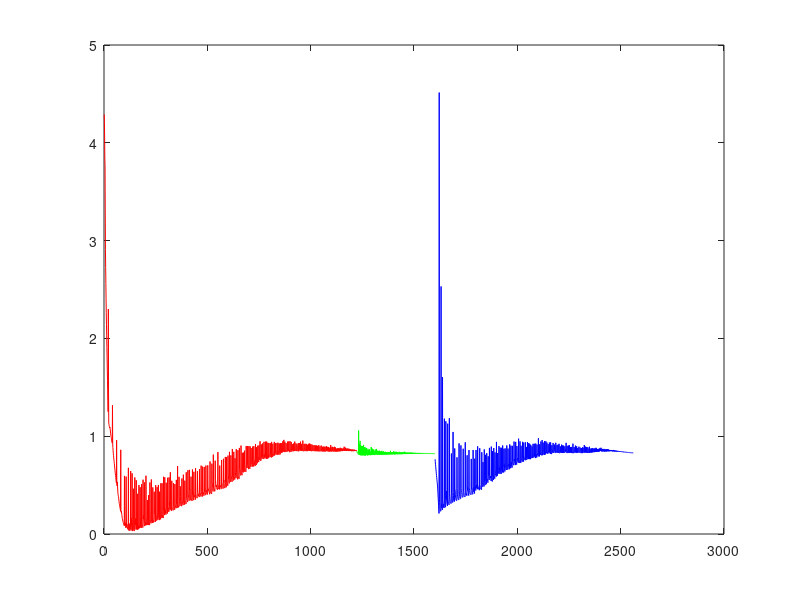
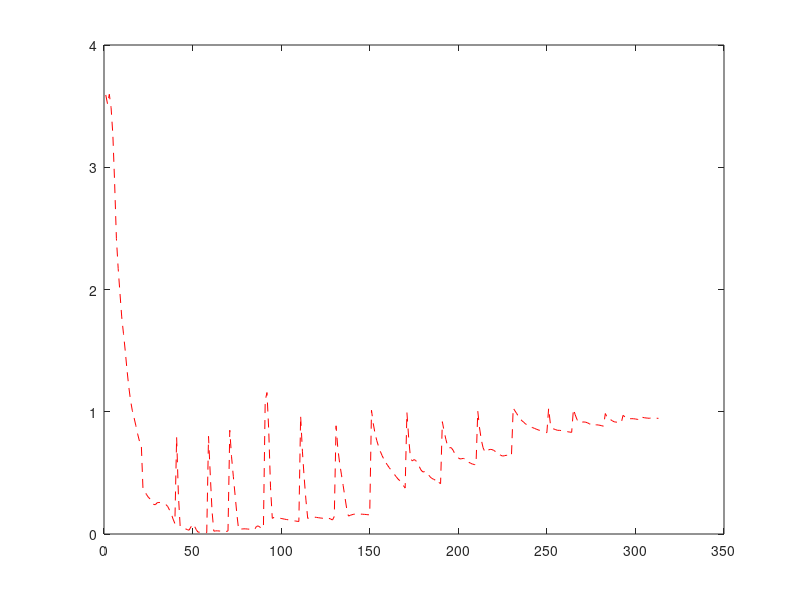

Recreate these plots in MATLAB, in order.
x1 = [4.2908
    4.2098
    4.0495
    3.8338
    3.7698
    3.3150
    2.9102
    2.7230
    2.5618
    2.4053
    2.2620
    2.1395
    2.0273
    1.9073
    1.7921
    1.6757
    1.5721
    1.4644
    1.3634
    1.2505
    2.3004
    1.4400
    1.1329
    1.1202
    1.1074
    1.0998
    1.0859
    1.0939
    1.0868
    1.0718
    1.0527
    1.0311
    1.0110
    0.9971
    0.9866
    0.9743
    0.9617
    0.9502
    0.9397
    0.9293
    1.3161
    0.9210
    0.8841
    0.8559
    0.8251
    0.8022
    0.7801
    0.7585
    0.7407
    0.7203
    0.6965
    0.6734
    0.6517
    0.6319
    0.6148
    0.5982
    0.5778
    0.5589
    0.5424
    0.5234
    0.9594
    0.5200
    0.4935
    0.5333
    0.5186
    0.4704
    0.4265
    0.4017
    0.3959
    0.3828
    0.3658
    0.3471
    0.3283
    0.3105
    0.2984
    0.2880
    0.2740
    0.2611
    0.2505
    0.2361
    0.8608
    0.2274
    0.2230
    0.2344
    0.2145
    0.2012
    0.1872
    0.1661
    0.1566
    0.1448
    0.1334
    0.1273
    0.1188
    0.1144
    0.1130
    0.1000
    0.0914
    0.0860
    0.5939
    0.1574
    0.0854
    0.1100
    0.1148
    0.1033
    0.0827
    0.0622
    0.5868
    0.2041
    0.0702
    0.1011
    0.1028
    0.0983
    0.0775
    0.0512
    0.0490
    0.0646
    0.0641
    0.6766
    0.1269
    0.0362
    0.0925
    0.1069
    0.0892
    0.0600
    0.0329
    0.0565
    0.0589
    0.0487
    0.6437
    0.1188
    0.0832
    0.1622
    0.1441
    0.0882
    0.0355
    0.6205
    0.1500
    0.0321
    0.0306
    0.0394
    0.0430
    0.0424
    0.4629
    0.1509
    0.0392
    0.0328
    0.0321
    0.0478
    0.5781
    0.1462
    0.0915
    0.1572
    0.1488
    0.0943
    0.0455
    0.5494
    0.1232
    0.0493
    0.0846
    0.1093
    0.0722
    0.0451
    0.4112
    0.1007
    0.0479
    0.0730
    0.0754
    0.0566
    0.5005
    0.1252
    0.0596
    0.0711
    0.0766
    0.0667
    0.4780
    0.1767
    0.0774
    0.0666
    0.0810
    0.0746
    0.0636
    0.5094
    0.1822
    0.0873
    0.0879
    0.0846
    0.0744
    0.0660
    0.5552
    0.1560
    0.1884
    0.1496
    0.1301
    0.1080
    0.0806
    0.5276
    0.1737
    0.1200
    0.1214
    0.1193
    0.1029
    0.0872
    0.5958
    0.1822
    0.1128
    0.0949
    0.1122
    0.1065
    0.0918
    0.3468
    0.1401
    0.1000
    0.0984
    0.0938
    0.0925
    0.3984
    0.1464
    0.1229
    0.0976
    0.0915
    0.0917
    0.5265
    0.2471
    0.1304
    0.1288
    0.1228
    0.1094
    0.1108
    0.5576
    0.1960
    0.1292
    0.1424
    0.1290
    0.1184
    0.1128
    0.4764
    0.1705
    0.1469
    0.1187
    0.1254
    0.1266
    0.1221
    0.4322
    0.2055
    0.2006
    0.1898
    0.1538
    0.1353
    0.1237
    0.4992
    0.2044
    0.2001
    0.1522
    0.1388
    0.1376
    0.1374
    0.4783
    0.2180
    0.1916
    0.1471
    0.1515
    0.1512
    0.5014
    0.2032
    0.1746
    0.1812
    0.1603
    0.1420
    0.4329
    0.1911
    0.1853
    0.1599
    0.1614
    0.1497
    0.5190
    0.2282
    0.1848
    0.1904
    0.1771
    0.1640
    0.5182
    0.2016
    0.1738
    0.1752
    0.1740
    0.1672
    0.1628
    0.5851
    0.2452
    0.2708
    0.2468
    0.2015
    0.1931
    0.5804
    0.2629
    0.2126
    0.2495
    0.2308
    0.2071
    0.1983
    0.5240
    0.2516
    0.2505
    0.2389
    0.2124
    0.2128
    0.2096
    0.5755
    0.2607
    0.2691
    0.2549
    0.2373
    0.2303
    0.2259
    0.5794
    0.2944
    0.3235
    0.2640
    0.2460
    0.2419
    0.6309
    0.2992
    0.2561
    0.2578
    0.2698
    0.2534
    0.2378
    0.5442
    0.2785
    0.2726
    0.2671
    0.2602
    0.2519
    0.2495
    0.2420
    0.5203
    0.2909
    0.2822
    0.2760
    0.2665
    0.2631
    0.2484
    0.5100
    0.3091
    0.2862
    0.2757
    0.2796
    0.2720
    0.2630
    0.5534
    0.3112
    0.3335
    0.2960
    0.2719
    0.2673
    0.6952
    0.3143
    0.2837
    0.2721
    0.2780
    0.2820
    0.2747
    0.5842
    0.3672
    0.3662
    0.3407
    0.3028
    0.2871
    0.4882
    0.3840
    0.3301
    0.3140
    0.3196
    0.3025
    0.2871
    0.2846
    0.5677
    0.3570
    0.3143
    0.3185
    0.3104
    0.2998
    0.2947
    0.6064
    0.3390
    0.3209
    0.3279
    0.3286
    0.3157
    0.3001
    0.5452
    0.3469
    0.3316
    0.3293
    0.3314
    0.3196
    0.3071
    0.6309
    0.3972
    0.3657
    0.3585
    0.3500
    0.3413
    0.3324
    0.3267
    0.6518
    0.3902
    0.3815
    0.3949
    0.3873
    0.3633
    0.3406
    0.6557
    0.4527
    0.4608
    0.3874
    0.3699
    0.3627
    0.3531
    0.3447
    0.5866
    0.3603
    0.3571
    0.3432
    0.3413
    0.3407
    0.3398
    0.6601
    0.4014
    0.4355
    0.3999
    0.3756
    0.3621
    0.3461
    0.6362
    0.4076
    0.3789
    0.3935
    0.3971
    0.3839
    0.3643
    0.3514
    0.6724
    0.4090
    0.3999
    0.3852
    0.3793
    0.3761
    0.3707
    0.3674
    0.3672
    0.6430
    0.4518
    0.4252
    0.4135
    0.3911
    0.4067
    0.3943
    0.3897
    0.3833
    0.3772
    0.6625
    0.4249
    0.4045
    0.4145
    0.4105
    0.4044
    0.3938
    0.3835
    0.6992
    0.4326
    0.4295
    0.4100
    0.4035
    0.3908
    0.3829
    0.6891
    0.4441
    0.4119
    0.4174
    0.4226
    0.4066
    0.3923
    0.3918
    0.6859
    0.4351
    0.4508
    0.4297
    0.4110
    0.4041
    0.3980
    0.3992
    0.6995
    0.4426
    0.4483
    0.4273
    0.4115
    0.4065
    0.4052
    0.4059
    0.4046
    0.7021
    0.4792
    0.4726
    0.4652
    0.4413
    0.4426
    0.4305
    0.4265
    0.4205
    0.4102
    0.4063
    0.7418
    0.4609
    0.4331
    0.4271
    0.4285
    0.4202
    0.4161
    0.4138
    0.4106
    0.7191
    0.5195
    0.5125
    0.5107
    0.4752
    0.4500
    0.4353
    0.8117
    0.4768
    0.4871
    0.4690
    0.4607
    0.4487
    0.4405
    0.4370
    0.4372
    0.7496
    0.5544
    0.5451
    0.5096
    0.4846
    0.5013
    0.4925
    0.4739
    0.4652
    0.4680
    0.4538
    0.4503
    0.4541
    0.8375
    0.5044
    0.5000
    0.4738
    0.4623
    0.4715
    0.4705
    0.4638
    0.4567
    0.6996
    0.5043
    0.4945
    0.4971
    0.4772
    0.4765
    0.4635
    0.4591
    0.4647
    0.7569
    0.5074
    0.5147
    0.4881
    0.4810
    0.4755
    0.4687
    0.4638
    0.4668
    0.7691
    0.5295
    0.5527
    0.5138
    0.4805
    0.4715
    0.4703
    0.4723
    0.4721
    0.7881
    0.5259
    0.5061
    0.4906
    0.4827
    0.4783
    0.7867
    0.5376
    0.5354
    0.5194
    0.5159
    0.5109
    0.4936
    0.8022
    0.6186
    0.5990
    0.5580
    0.5505
    0.5297
    0.5174
    0.8401
    0.5863
    0.5745
    0.5605
    0.5488
    0.5389
    0.5324
    0.8043
    0.5829
    0.5799
    0.5835
    0.5599
    0.5432
    0.5345
    0.8695
    0.5899
    0.5783
    0.5705
    0.5573
    0.5536
    0.5480
    0.8401
    0.5802
    0.5836
    0.5766
    0.5656
    0.5569
    0.7747
    0.6099
    0.6218
    0.5954
    0.5774
    0.5714
    0.8675
    0.6296
    0.6067
    0.5925
    0.5884
    0.5727
    0.5668
    0.5590
    0.8572
    0.5972
    0.5852
    0.5746
    0.5719
    0.5714
    0.5655
    0.8801
    0.6660
    0.6578
    0.6287
    0.6226
    0.6049
    0.6000
    0.6035
    0.9039
    0.6317
    0.6276
    0.6165
    0.6076
    0.6010
    0.8309
    0.6501
    0.6452
    0.6350
    0.6388
    0.6298
    0.8326
    0.6519
    0.6483
    0.6406
    0.6353
    0.8521
    0.7034
    0.6831
    0.6659
    0.6523
    0.6446
    0.6382
    0.6362
    0.9002
    0.6901
    0.6810
    0.6854
    0.6772
    0.6748
    0.8995
    0.7090
    0.7017
    0.6859
    0.6802
    0.6733
    0.6636
    0.8993
    0.6823
    0.6837
    0.6771
    0.6717
    0.6675
    0.8962
    0.7029
    0.7039
    0.6960
    0.6870
    0.8789
    0.7371
    0.7344
    0.7118
    0.7045
    0.7000
    0.6896
    0.8940
    0.7200
    0.7210
    0.7102
    0.6978
    0.6905
    0.8975
    0.7538
    0.7551
    0.7262
    0.7050
    0.7004
    0.6965
    0.6951
    0.9194
    0.7308
    0.7252
    0.7146
    0.7058
    0.8870
    0.7535
    0.7552
    0.7380
    0.7275
    0.7237
    0.9032
    0.7792
    0.7841
    0.7543
    0.7420
    0.7362
    0.9057
    0.7851
    0.7829
    0.7634
    0.7580
    0.9480
    0.7604
    0.7514
    0.7565
    0.7583
    0.7523
    0.9157
    0.7822
    0.7800
    0.7709
    0.7714
    0.7706
    0.9251
    0.7947
    0.8096
    0.7803
    0.7731
    0.7706
    0.7670
    0.9423
    0.8119
    0.8161
    0.7794
    0.7788
    0.7752
    0.7736
    0.9443
    0.7924
    0.7972
    0.7901
    0.7783
    0.7691
    0.9452
    0.8031
    0.7980
    0.7805
    0.7735
    0.7687
    0.9324
    0.7889
    0.8084
    0.7963
    0.7787
    0.9304
    0.8115
    0.8123
    0.8043
    0.7942
    0.7880
    0.7877
    0.9281
    0.8146
    0.8055
    0.7954
    0.7872
    0.7826
    0.9418
    0.8110
    0.8164
    0.8056
    0.7917
    0.7885
    0.9231
    0.8521
    0.8256
    0.8182
    0.8060
    0.7999
    0.7975
    0.9418
    0.8174
    0.8100
    0.8061
    0.8094
    0.8142
    0.9307
    0.8393
    0.8426
    0.8253
    0.8177
    0.8193
    0.8128
    0.9312
    0.8500
    0.8329
    0.8128
    0.8109
    0.9334
    0.8334
    0.8433
    0.8231
    0.8143
    0.8098
    0.9259
    0.8437
    0.8372
    0.8258
    0.8203
    0.8145
    0.9301
    0.8380
    0.8423
    0.8386
    0.8353
    0.8308
    0.9296
    0.8452
    0.8433
    0.8345
    0.8357
    0.9467
    0.8558
    0.8535
    0.8475
    0.8459
    0.9624
    0.8396
    0.8491
    0.8427
    0.8381
    0.9438
    0.8606
    0.8588
    0.8505
    0.8407
    0.8395
    0.9291
    0.8639
    0.8568
    0.8492
    0.8425
    0.8498
    0.8457
    0.9442
    0.8561
    0.8659
    0.8539
    0.8505
    0.8474
    0.9466
    0.8663
    0.8623
    0.8459
    0.8369
    0.8382
    0.9497
    0.8495
    0.8480
    0.8473
    0.8420
    0.8421
    0.9408
    0.8503
    0.8517
    0.8490
    0.8452
    0.9192
    0.8643
    0.8661
    0.8600
    0.8512
    0.8457
    0.9253
    0.8559
    0.8690
    0.8617
    0.8539
    0.8484
    0.9451
    0.8596
    0.8583
    0.8506
    0.8507
    0.8567
    0.9269
    0.8570
    0.8610
    0.8529
    0.8478
    0.9168
    0.8689
    0.8643
    0.8576
    0.8519
    0.8469
    0.9294
    0.8510
    0.8481
    0.8476
    0.8466
    0.9306
    0.8615
    0.8604
    0.8596
    0.8563
    0.8535
    0.9443
    0.8536
    0.8518
    0.8511
    0.8489
    0.9218
    0.8581
    0.8650
    0.8540
    0.8499
    0.8518
    0.9549
    0.8527
    0.8510
    0.8479
    0.8469
    0.8470
    0.9207
    0.8563
    0.8542
    0.8509
    0.8499
    0.9229
    0.8584
    0.8565
    0.8524
    0.8503
    0.8474
    0.9211
    0.8550
    0.8553
    0.8501
    0.8468
    0.8475
    0.9128
    0.8564
    0.8601
    0.8561
    0.8520
    0.9222
    0.8578
    0.8721
    0.8587
    0.8497
    0.9255
    0.8587
    0.8600
    0.8532
    0.8492
    0.9187
    0.8520
    0.8540
    0.8522
    0.8485
    0.8466
    0.9153
    0.8550
    0.8546
    0.8527
    0.8507
    0.9089
    0.8569
    0.8537
    0.8537
    0.8524
    0.8502
    0.9073
    0.8512
    0.8503
    0.8495
    0.8484
    0.8473
    0.9061
    0.8523
    0.8511
    0.8480
    0.8481
    0.9051
    0.8506
    0.8498
    0.8475
    0.8464
    0.9014
    0.8550
    0.8509
    0.8493
    0.8473
    0.8459
    0.9086
    0.8538
    0.8497
    0.8492
    0.8477
    0.8457
    0.8969
    0.8542
    0.8517
    0.8503
    0.8478
    0.8467
    0.9046
    0.8520
    0.8531
    0.8480
    0.8459
    0.8440
    0.8924
    0.8516
    0.8522
    0.8499
    0.8471
    0.8450
    0.8943
    0.8477
    0.8461
    0.8454
    0.8445
    0.8924
    0.8483
    0.8461
    0.8451
    0.8444
    0.8438
    0.8911
    0.8477
    0.8991
    0.8580
    0.8506
    0.8513
    0.8511
    0.8906
    0.8497
    0.8494
    0.8464
    0.8434
    0.8902
    0.8521
    0.8491
    0.8476
    0.8455
    0.8437
    0.8830
    0.8474
    0.8485
    0.8479
    0.8459
    0.9088
    0.8468
    0.8867
    0.8509
    0.8457
    0.8441
    0.8444
    0.8436
    0.8917
    0.8490
    0.8829
    0.8543
    0.8466
    0.8455
    0.8443
    0.8439
    0.8892
    0.8468
    0.8918
    0.8515
    0.8487
    0.8453
    0.8425
    0.8855
    0.8516
    0.8458
    0.8448
    0.8438
    0.8714
    0.8447
    0.8723
    0.8518
    0.8474
    0.8453
    0.8780
    0.8511
    0.8449
    0.8753
    0.8521
    0.8473
    0.8720
    0.8486
    0.8461
    0.8732
    0.8525
    0.8466
    0.8822
    0.8533
    0.8469
    0.8718
    0.8519
    0.8489
    0.8751
    0.8527
    0.8705
    0.8518
    0.8475
    0.8714
    0.8549
    0.8498
    0.8736
    0.8535
    0.8718
    0.8589
    0.8524
    0.8926
    0.8651
    0.8503
    0.8683
    0.8536
    0.8526
    0.8834
    0.8578
    0.8507
    0.8723
    0.8539
    0.8672
    0.8536
    0.8496
    0.8755
    0.8553
    0.8681
    0.8551
    0.8527
    0.8728
    0.8546
    0.8636
    0.8533
    0.8509
    0.8715
    0.8540
    0.8624
    0.8509
    0.8497
    0.8653
    0.8505
    0.8638
    0.8530
    0.8493
    0.8630
    0.8531
    0.8476
    0.8623
    0.8516
    0.8469
    0.8629
    0.8513
    0.8596
    0.8503
    0.8591
    0.8519
    0.8470
    0.8640
    0.8511
    0.8577
    0.8489
    0.8602
    0.8521
    0.8476
    0.8571
    0.8495
    0.8569
    0.8505
    0.8585
    0.8508];
x2 = [0.8487
    0.8444
    0.8404
    0.8365
    0.8328
    0.8293
    0.8259
    0.8226
    0.8193
    0.8162
    1.0581
    0.8598
    0.8124
    0.9212
    0.8228
    0.8102
    0.8082
    0.9519
    0.8268
    0.8059
    0.9070
    0.8219
    0.8048
    0.8079
    0.8965
    0.8081
    0.8033
    0.8040
    0.9004
    0.8072
    0.8569
    0.8070
    0.8054
    0.8059
    0.9109
    0.8180
    0.8049
    0.8081
    0.8051
    0.8870
    0.8198
    0.8035
    0.8025
    0.8018
    0.8838
    0.8069
    0.8141
    0.8095
    0.8794
    0.8145
    0.8483
    0.8081
    0.8040
    0.8054
    0.8046
    0.8722
    0.8063
    0.8568
    0.8097
    0.8103
    0.8091
    0.8569
    0.8082
    0.8685
    0.8176
    0.8063
    0.8468
    0.8123
    0.8083
    0.8078
    0.8075
    0.8887
    0.8231
    0.8078
    0.8764
    0.8239
    0.8073
    0.8660
    0.8229
    0.8079
    0.8652
    0.8186
    0.8598
    0.8244
    0.8086
    0.8480
    0.8160
    0.8118
    0.8111
    0.8079
    0.8631
    0.8175
    0.8430
    0.8150
    0.8103
    0.8110
    0.8698
    0.8222
    0.8605
    0.8233
    0.8104
    0.8473
    0.8133
    0.8434
    0.8169
    0.8510
    0.8224
    0.8120
    0.8432
    0.8195
    0.8115
    0.8516
    0.8195
    0.8120
    0.8465
    0.8180
    0.8118
    0.8414
    0.8153
    0.8425
    0.8204
    0.8127
    0.8502
    0.8233
    0.8123
    0.8367
    0.8152
    0.8125
    0.8439
    0.8182
    0.8127
    0.8448
    0.8208
    0.8131
    0.8389
    0.8181
    0.8130
    0.8388
    0.8196
    0.8135
    0.8397
    0.8200
    0.8137
    0.8371
    0.8160
    0.8133
    0.8372
    0.8169
    0.8137
    0.8335
    0.8161
    0.8142
    0.8371
    0.8173
    0.8144
    0.8355
    0.8161
    0.8147
    0.8370
    0.8176
    0.8145
    0.8331
    0.8172
    0.8150
    0.8506
    0.8280
    0.8149
    0.8323
    0.8162
    0.8150
    0.8361
    0.8194
    0.8152
    0.8366
    0.8198
    0.8154
    0.8344
    0.8196
    0.8162
    0.8454
    0.8238
    0.8157
    0.8347
    0.8184
    0.8156
    0.8412
    0.8212
    0.8157
    0.8346
    0.8197
    0.8159
    0.8411
    0.8236
    0.8171
    0.8363
    0.8198
    0.8164
    0.8357
    0.8204
    0.8164
    0.8339
    0.8196
    0.8167
    0.8312
    0.8193
    0.8165
    0.8398
    0.8231
    0.8167
    0.8322
    0.8178
    0.8167
    0.8331
    0.8199
    0.8169
    0.8368
    0.8228
    0.8168
    0.8326
    0.8211
    0.8166
    0.8362
    0.8234
    0.8174
    0.8306
    0.8184
    0.8311
    0.8194
    0.8315
    0.8238
    0.8177
    0.8416
    0.8264
    0.8178
    0.8321
    0.8204
    0.8194
    0.8336
    0.8234
    0.8190
    0.8339
    0.8239
    0.8189
    0.8297
    0.8195
    0.8186
    0.8327
    0.8224
    0.8189
    0.8307
    0.8207
    0.8298
    0.8213
    0.8289
    0.8208
    0.8319
    0.8231
    0.8193
    0.8297
    0.8232
    0.8193
    0.8327
    0.8224
    0.8291
    0.8233
    0.8210
    0.8317
    0.8233
    0.8293
    0.8217
    0.8305
    0.8239
    0.8195
    0.8303
    0.8240
    0.8282
    0.8225
    0.8292
    0.8240
    0.8195
    0.8293
    0.8226
    0.8291
    0.8240
    0.8268
    0.8214
    0.8294
    0.8247
    0.8284
    0.8244
    0.8277
    0.8230
    0.8284
    0.8243
    0.8271
    0.8232
    0.8264
    0.8226
    0.8267
    0.8222
    0.8270
    0.8238
    0.8258
    0.8230
    0.8283
    0.8235
    0.8264
    0.8225
    0.8265
    0.8227
    0.8271
    0.8243
    0.8260
    0.8230
    0.8264
    0.8240
    0.8264
    0.8237
    0.8253
    0.8226
    0.8260
    0.8241
    0.8259
    0.8237
    0.8251
    0.8231
    0.8241
    0.8226
    0.8254
    0.8233
    0.8247
    0.8233
    0.8239
    0.8223
    0.8246
    0.8231
    0.8248
    0.8231
    0.8238
    0.8223
    0.8242
    0.8227
    0.8241
    0.8233
    0.8240
    0.8228
    0.8235
    0.8222
    0.8240
    0.8229
    0.8233
    0.8225
    0.8229
    0.8222
    0.8227
    0.8220
    0.8231
    0.8220
    0.8229
    0.8220
    0.8226
    0.8217
    0.8226
    0.8220
    0.8225
    0.8217
    0.8221
    0.8213
    0.8225
    0.8218
    0.8223
    0.8215
    0.8219
    0.8211
    0.8216
    0.8210
    0.8217
    0.8212
    0.8228
    0.8220];

x3 = [0.7645
    0.7382
    0.7130
    0.6888
    0.6653
    0.6424
    0.6199
    0.5979
    0.5761
    0.5547
    0.5335
    0.5125
    0.4916
    0.4504
    0.4097
    0.3693
    0.3293
    0.2895
    0.2499
    0.2104
    4.5138
    0.3558
    0.3236
    0.2869
    0.2559
    0.2379
    0.2375
    0.2351
    0.2329
    2.5314
    0.2958
    0.2705
    0.2997
    0.2963
    0.2710
    0.2460
    1.6034
    0.3479
    0.3272
    0.3002
    0.3071
    0.2708
    0.2704
    0.2683
    0.2659
    1.1793
    0.3656
    0.3151
    0.2798
    0.2783
    0.2762
    0.2740
    1.1525
    0.3572
    0.4400
    0.3973
    0.3345
    0.3114
    0.3032
    0.2954
    0.2865
    1.1280
    0.3630
    0.3383
    0.3125
    0.3052
    0.3032
    0.3008
    0.2985
    1.1838
    0.4133
    0.3804
    0.3539
    0.3350
    0.3187
    0.3170
    0.3151
    0.3127
    0.3121
    0.8229
    0.4281
    0.3950
    0.3623
    0.3281
    0.3258
    0.3233
    0.3224
    1.0435
    0.4254
    0.3915
    0.3455
    0.3381
    0.3346
    0.3323
    0.3312
    0.8748
    0.4567
    0.4524
    0.4076
    0.3712
    0.3717
    0.3473
    0.3461
    0.3438
    0.3415
    0.3404
    0.7841
    0.4644
    0.4010
    0.3814
    0.3784
    0.3600
    0.3550
    0.3534
    0.3517
    0.3497
    0.9262
    0.4403
    0.4062
    0.3890
    0.3812
    0.3669
    0.3651
    0.3627
    0.3617
    0.9057
    0.4646
    0.4432
    0.4315
    0.4249
    0.4011
    0.3791
    0.3774
    0.3757
    0.3750
    0.3796
    0.8718
    0.4350
    0.4237
    0.4132
    0.3922
    0.3862
    0.3824
    0.3815
    0.3832
    0.3798
    0.9373
    0.4516
    0.4479
    0.4082
    0.3955
    0.4083
    0.4125
    0.4058
    0.3925
    0.8050
    0.4808
    0.4461
    0.4753
    0.4548
    0.4271
    0.4117
    0.3963
    0.3928
    0.8583
    0.4757
    0.4648
    0.4457
    0.4290
    0.4151
    0.4069
    0.4061
    0.4045
    0.4030
    0.4018
    0.7679
    0.4617
    0.4590
    0.4657
    0.4433
    0.4163
    0.4085
    0.4070
    0.4063
    0.8589
    0.4825
    0.4429
    0.4326
    0.4595
    0.4778
    0.4463
    0.4144
    0.7703
    0.5133
    0.4767
    0.4897
    0.4711
    0.4451
    0.8591
    0.5141
    0.5090
    0.4858
    0.4672
    0.4973
    0.4816
    0.4580
    0.8962
    0.4961
    0.4955
    0.4861
    0.4715
    0.4587
    0.4535
    0.4518
    0.4504
    0.4490
    0.8770
    0.5036
    0.4915
    0.4761
    0.4731
    0.4611
    0.4594
    0.4570
    0.4545
    0.4534
    0.8360
    0.5245
    0.5026
    0.4938
    0.4842
    0.4834
    0.7355
    0.5118
    0.5129
    0.5047
    0.5048
    0.4859
    0.8647
    0.5371
    0.5268
    0.5158
    0.5003
    0.5121
    0.8096
    0.5705
    0.5599
    0.5204
    0.5107
    0.5094
    0.8266
    0.5689
    0.5630
    0.5624
    0.5395
    0.5270
    0.5254
    0.7945
    0.6118
    0.6238
    0.5871
    0.5716
    0.5517
    0.8804
    0.5993
    0.5927
    0.5753
    0.5802
    0.5734
    0.5894
    0.5722
    0.5426
    0.8939
    0.5691
    0.5671
    0.5576
    0.5489
    0.5371
    0.8471
    0.5926
    0.5913
    0.5833
    0.5660
    0.5536
    0.8792
    0.6037
    0.6008
    0.5850
    0.5746
    0.5661
    0.8341
    0.6629
    0.6199
    0.6033
    0.6154
    0.6044
    0.5864
    0.9419
    0.6146
    0.6162
    0.6092
    0.5988
    0.5949
    0.8280
    0.6413
    0.6467
    0.6380
    0.6260
    0.6173
    0.8987
    0.6546
    0.6788
    0.6495
    0.6255
    0.6150
    0.8826
    0.6442
    0.6382
    0.6353
    0.6268
    0.6144
    0.8817
    0.6544
    0.6457
    0.6362
    0.6355
    0.6297
    0.9052
    0.6499
    0.6492
    0.6477
    0.6389
    0.6286
    0.8719
    0.6900
    0.7095
    0.6705
    0.6452
    0.6395
    0.8753
    0.6959
    0.6818
    0.6675
    0.6596
    0.6559
    0.6634
    0.6565
    0.9050
    0.6954
    0.6949
    0.6780
    0.6715
    0.6576
    0.8734
    0.6952
    0.7099
    0.6893
    0.6751
    0.6727
    0.6697
    0.6626
    0.9168
    0.6978
    0.7226
    0.7060
    0.6840
    0.6728
    0.9031
    0.7217
    0.7341
    0.7062
    0.6868
    0.6832
    0.6787
    0.9014
    0.7570
    0.7381
    0.7271
    0.7111
    0.7148
    0.7133
    0.7032
    0.9453
    0.7454
    0.7670
    0.7507
    0.7200
    0.7167
    0.7153
    0.7050
    0.9416
    0.7354
    0.7357
    0.7242
    0.7162
    0.7098
    0.8997
    0.7920
    0.7819
    0.7559
    0.7385
    0.7390
    0.7383
    0.7285
    0.9750
    0.7654
    0.7504
    0.7425
    0.7404
    0.7330
    0.7257
    0.9474
    0.7388
    0.7400
    0.7334
    0.7277
    0.9025
    0.7780
    0.7694
    0.7556
    0.7491
    0.7438
    0.7380
    0.9420
    0.7837
    0.7990
    0.7699
    0.7449
    0.7402
    0.9354
    0.7870
    0.7859
    0.7716
    0.7638
    0.7673
    0.7648
    0.7543
    0.9381
    0.7662
    0.7668
    0.7579
    0.7556
    0.8898
    0.7801
    0.7817
    0.7734
    0.7634
    0.9400
    0.7830
    0.7816
    0.7784
    0.7726
    0.7662
    0.9296
    0.7855
    0.7828
    0.7693
    0.7657
    0.9222
    0.7848
    0.7734
    0.7687
    0.7656
    0.9112
    0.7939
    0.7871
    0.7860
    0.7814
    0.7758
    0.8955
    0.7932
    0.7936
    0.7837
    0.7773
    0.9218
    0.7956
    0.7975
    0.7906
    0.7854
    0.7840
    0.9232
    0.7992
    0.8116
    0.8014
    0.7830
    0.7818
    0.7764
    0.9248
    0.8006
    0.8119
    0.7976
    0.7866
    0.7818
    0.9151
    0.8329
    0.8264
    0.8076
    0.8077
    0.7990
    0.7926
    0.9782
    0.8120
    0.8126
    0.8077
    0.7996
    0.7934
    0.9175
    0.8379
    0.8362
    0.8252
    0.8126
    0.8091
    0.9462
    0.8162
    0.8151
    0.8112
    0.8133
    0.8034
    0.9607
    0.8172
    0.8175
    0.8095
    0.8079
    0.9349
    0.8396
    0.8332
    0.8183
    0.8217
    0.8141
    0.8076
    0.9503
    0.8270
    0.8316
    0.8234
    0.8151
    0.8146
    0.9482
    0.8270
    0.8385
    0.8373
    0.8309
    0.9349
    0.8252
    0.8338
    0.8279
    0.8258
    0.8209
    0.9187
    0.8426
    0.8565
    0.8398
    0.8317
    0.8285
    0.9353
    0.8394
    0.8311
    0.8307
    0.8289
    0.8206
    0.9373
    0.8302
    0.8255
    0.8218
    0.8204
    0.8176
    0.9086
    0.8430
    0.8549
    0.8439
    0.8351
    0.8294
    0.9306
    0.8409
    0.8357
    0.8308
    0.8338
    0.8349
    0.9145
    0.8621
    0.8589
    0.8437
    0.8324
    0.8295
    0.8320
    0.9328
    0.8400
    0.8372
    0.8338
    0.8353
    0.8339
    0.9092
    0.8358
    0.8372
    0.8348
    0.8308
    0.9141
    0.8350
    0.8352
    0.8352
    0.8317
    0.9223
    0.8323
    0.8318
    0.8304
    0.8287
    0.8271
    0.8967
    0.8395
    0.8480
    0.8374
    0.8329
    0.8299
    0.9137
    0.8360
    0.8409
    0.8337
    0.8279
    0.9057
    0.8374
    0.8358
    0.8312
    0.8284
    0.9040
    0.8388
    0.8403
    0.8373
    0.8337
    0.8311
    0.8963
    0.8507
    0.8653
    0.8510
    0.8423
    0.8371
    0.9321
    0.8361
    0.8332
    0.8324
    0.8306
    0.9013
    0.8354
    0.8384
    0.8328
    0.8299
    0.8280
    0.9046
    0.8385
    0.8573
    0.8432
    0.8286
    0.9081
    0.8370
    0.8341
    0.8309
    0.8294
    0.8895
    0.8389
    0.8408
    0.8338
    0.8310
    0.8292
    0.8906
    0.8363
    0.8368
    0.8342
    0.8305
    0.8275
    0.9235
    0.8351
    0.8337
    0.8328
    0.8301
    0.8272
    0.8880
    0.8399
    0.8385
    0.8368
    0.8366
    0.8321
    0.9040
    0.8383
    0.8357
    0.8340
    0.8296
    0.8297
    0.8967
    0.8362
    0.8356
    0.8349
    0.8305
    0.8791
    0.8407
    0.8376
    0.8345
    0.8361
    0.8346
    0.8930
    0.8356
    0.8346
    0.8356
    0.8346
    0.8322
    0.8840
    0.8426
    0.8400
    0.8345
    0.8299
    0.8272
    0.8791
    0.8363
    0.8298
    0.8298
    0.8293
    0.8277
    0.8875
    0.8312
    0.8807
    0.8453
    0.8452
    0.8422
    0.8355
    0.8315
    0.9099
    0.8366
    0.8353
    0.8333
    0.8314
    0.8938
    0.8351
    0.8348
    0.8335
    0.8316
    0.8301
    0.8900
    0.8367
    0.8410
    0.8404
    0.8340
    0.8304
    0.8879
    0.8336
    0.8378
    0.8363
    0.8323
    0.8315
    0.8741
    0.8323
    0.8923
    0.8479
    0.8318
    0.8711
    0.8426
    0.8381
    0.8362
    0.8317
    0.8749
    0.8376
    0.8352
    0.8723
    0.8406
    0.8349
    0.8773
    0.8457
    0.8361
    0.8697
    0.8452
    0.8416
    0.8389
    0.8368
    0.8783
    0.8426
    0.8374
    0.8709
    0.8448
    0.8405
    0.8680
    0.8451
    0.8411
    0.8815
    0.8490
    0.8391
    0.8775
    0.8475
    0.8414
    0.8686
    0.8452
    0.8440
    0.8692
    0.8472
    0.8416
    0.8705
    0.8496
    0.8427
    0.8627
    0.8454
    0.8709
    0.8527
    0.8461
    0.8798
    0.8507
    0.8654
    0.8520
    0.8510
    0.8817
    0.8538
    0.8457
    0.8654
    0.8483
    0.8462
    0.8702
    0.8503
    0.8445
    0.8630
    0.8472
    0.8616
    0.8486
    0.8459
    0.8704
    0.8500
    0.8437
    0.8644
    0.8496
    0.8446
    0.8663
    0.8515
    0.8453
    0.8612
    0.8489
    0.8453
    0.8658
    0.8498
    0.8435
    0.8680
    0.8506
    0.8608
    0.8522
    0.8459
    0.8688
    0.8535
    0.8465
    0.8571
    0.8471
    0.8604
    0.8503
    0.8472
    0.8586
    0.8487
    0.8462
    0.8590
    0.8488
    0.8580
    0.8520
    0.8471
    0.8575
    0.8493
    0.8537
    0.8470
    0.8560
    0.8504
    0.8457
    0.8553
    0.8478
    0.8455
    0.8593
    0.8477
    0.8536
    0.8479
    0.8437
    0.8538
    0.8471
    0.8433
    0.8517
    0.8475
    0.8508
    0.8456
    0.8508
    0.8453
    0.8508
    0.8456
    0.8481
    0.8434
    0.8499
    0.8448
    0.8481
    0.8436
    0.8478
    0.8454
    0.8474
    0.8453
    0.8469
    0.8442
    0.8419
    0.8446
    0.8420
    0.8457
    0.8442
    0.8447
    0.8423
    0.8439
    0.8421
    0.8435
    0.8410
    0.8430
    0.8412
    0.8420
    0.8410
    0.8417
    0.8400
    0.8400
    0.8387
    0.8396
    0.8383
    0.8399
    0.8386
    0.8384
    0.8374
    0.8390
    0.8377
    0.8379
    0.8370
    0.8374
    0.8367
    0.8365
    0.8358
    0.8366
    0.8353
    0.8366
    0.8353
    0.8352
    0.8345
    0.8351
    0.8344
    0.8344
    0.8338
    0.8343
    0.8336
    0.8337
    0.8330
    0.8333
    0.8325
    0.8331
    0.8319
    0.8322
    0.8317
    0.8318
    0.8312
    0.8310
    0.8305
    0.8315
    0.8307
    0.8306
    0.8299
    0.8305
    0.8295
    0.8304
    0.8296
    0.8293
    0.8288
    0.8295
    0.8290];
plot([1:length(x1)],x1, 'r-')
hold on;
plot([length(x1)+1:length(x1)+length(x2)],x2, 'g-')
hold on;
plot([length(x1)+length(x2)+1:length(x1)+length(x2)+length(x3)],x3, 'b-')
hold on;




x = [    3.5915
    3.5172
    3.5969
    3.4869
    3.2652
    2.8702
    2.4168
    2.1718
    1.9713
    1.7759
    1.6386
    1.4969
    1.3394
    1.2026
    1.0910
    1.0081
    0.9486
    0.8857
    0.8173
    0.7603
    0.7529
    0.3692
    0.3463
    0.3229
    0.3010
    0.2874
    0.2666
    0.2421
    0.2396
    0.2561
    0.2579
    0.2578
    0.2560
    0.2495
    0.2400
    0.2245
    0.1951
    0.1638
    0.1219
    0.0861
    0.7909
    0.3188
    0.0612
    0.0552
    0.0489
    0.0424
    0.0361
    0.0308
    0.0562
    0.0782
    0.0666
    0.0374
    0.0160
    0.0145
    0.0132
    0.0120
    0.0115
    0.0112
    0.7990
    0.4810
    0.1841
    0.0232
    0.0255
    0.0259
    0.0246
    0.0235
    0.0224
    0.0214
    0.0205
    0.0251
    0.8489
    0.6316
    0.4718
    0.3191
    0.1627
    0.0354
    0.0390
    0.0413
    0.0423
    0.0420
    0.0407
    0.0394
    0.0382
    0.0371
    0.0360
    0.0610
    0.0665
    0.0566
    0.0383
    0.0569
    1.0911
    1.1572
    0.8463
    0.3827
    0.1278
    0.1365
    0.1373
    0.1337
    0.1304
    0.1272
    0.1242
    0.1213
    0.1186
    0.1160
    0.1135
    0.1111
    0.1087
    0.1064
    0.1042
    0.1021
    0.9667
    0.6775
    0.4612
    0.2767
    0.1275
    0.1350
    0.1393
    0.1403
    0.1379
    0.1356
    0.1334
    0.1314
    0.1295
    0.1276
    0.1238
    0.1288
    0.1282
    0.1222
    0.1146
    0.1437
    0.8851
    0.7002
    0.5816
    0.4895
    0.3972
    0.3020
    0.2072
    0.1466
    0.1529
    0.1579
    0.1616
    0.1639
    0.1648
    0.1639
    0.1627
    0.1616
    0.1606
    0.1595
    0.1574
    0.1580
    1.0123
    0.9034
    0.8221
    0.7637
    0.7159
    0.6754
    0.6409
    0.6115
    0.5861
    0.5637
    0.5432
    0.5237
    0.5048
    0.4862
    0.4678
    0.4495
    0.4362
    0.4241
    0.3962
    0.3755
    0.9938
    0.7837
    0.6228
    0.5974
    0.6090
    0.6008
    0.5790
    0.5505
    0.5222
    0.5074
    0.5106
    0.5025
    0.4873
    0.4692
    0.4552
    0.4485
    0.4405
    0.4315
    0.4219
    0.4116
    0.9187
    0.8391
    0.7738
    0.7176
    0.7050
    0.7065
    0.6866
    0.6581
    0.6318
    0.6231
    0.6135
    0.6164
    0.6183
    0.6095
    0.5976
    0.5867
    0.5781
    0.5721
    0.5687
    0.5649
    1.0051
    0.8676
    0.7695
    0.7057
    0.6725
    0.6751
    0.6874
    0.6924
    0.6907
    0.6841
    0.6743
    0.6630
    0.6517
    0.6437
    0.6377
    0.6401
    0.6436
    0.6437
    0.6411
    0.6367
    1.0301
    1.0071
    0.9845
    0.9623
    0.9404
    0.9258
    0.9133
    0.8999
    0.8915
    0.8840
    0.8768
    0.8700
    0.8638
    0.8579
    0.8524
    0.8471
    0.8421
    0.8373
    0.8329
    0.8288
    1.0281
    0.8985
    0.8612
    0.8591
    0.8536
    0.8480
    0.8481
    0.8465
    0.8468
    0.8436
    0.8395
    0.8360
    0.8335
    0.8316
    1.0212
    0.9752
    0.9371
    0.9094
    0.9090
    0.9153
    0.9167
    0.9143
    0.9090
    0.9019
    0.8943
    0.8888
    0.8921
    0.8931
    0.8919
    0.8892
    0.8856
    0.8818
    0.9854
    0.9561
    0.9433
    0.9353
    0.9256
    0.9178
    0.9153
    0.9139
    0.9117
    0.9095
    0.9704
    0.9591
    0.9512
    0.9455
    0.9429
    0.9435
    0.9427
    0.9408
    0.9382
    0.9354
    0.9599
    0.9544
    0.9510
    0.9492
    0.9477
    0.9463
    0.9530
    0.9498
    0.9476
    0.9472
    0.9459];
figure;plot([1:length(x)], x, 'r--');